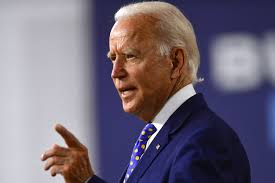
#> input picture GregsLights/resources/source/biden_left.jpeg, 275 x 183 px
$ python prepare_image.py ../../../../GregsLights/resources/source/biden_left.jpeg out.png
#> lines starting #> are read from the running program, lines starting #| are printed output that depends on the picture
"""Convert a downloaded character image into a display-ready RGBA PNG.

- scales to a target height (default 95 = grid height) with LANCZOS
- optional horizontal flip so the character faces LEFT
- makes the background transparent: pixels close to --bg (default black) and any
  near-black noise (max channel < --dark) become transparent, because the display
  lights near-black pixels as dim specks and skips only pure black

Usage:
  python prepare_image.py in.png out_left.png [--height 95] [--flip] [--bg 255,255,255] [--dark 30]
"""
import argparse

from PIL import Image

ap = argparse.ArgumentParser()
ap.add_argument("src")
ap.add_argument("dst")
ap.add_argument("--height", type=int, default=95)
ap.add_argument("--flip", action="store_true")
ap.add_argument("--bg", default="0,0,0", help="background colour to remove, r,g,b")
ap.add_argument("--bg-tol", type=int, default=40)
ap.add_argument("--dark", type=int, default=30)
a = ap.parse_args()

im = Image.open(a.src).convert("RGBA")
if im.height != a.height:
    im = im.resize((round(im.width * a.height / im.height), a.height), Image.LANCZOS)
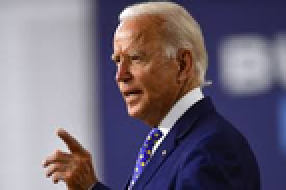
#> im: PIL image 143x95 RGBA (shown 2 times larger); mean R, G, B, A 113.6, 104.6, 120.6, 255
if a.flip:
    im = im.transpose(Image.FLIP_LEFT_RIGHT)

bg = tuple(int(v) for v in a.bg.split(","))
px = im.load()
for x in range(im.width):
    for y in range(im.height):
        r, g, b, al = px[x, y]
        near_bg = all(abs(c - t) <= a.bg_tol for c, t in zip((r, g, b), bg))
        if al < 128 or near_bg or max(r, g, b) < a.dark:
            px[x, y] = (0, 0, 0, 0)
        else:
            px[x, y] = (r, g, b, 255)
im.save(a.dst)
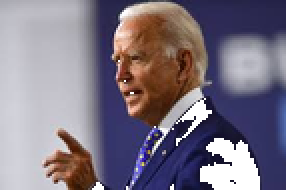
#> saved as out.png: PIL image 143x95 RGBA (shown 2 times larger); mean R, G, B, A 112.7, 103.8, 118.9, 241.9; transparent parts drawn white
print(f"wrote {a.dst} {im.size}")
#| wrote out.png (143, 95)

$ run again, on GregsLights/resources/source/trum_left.jpeg
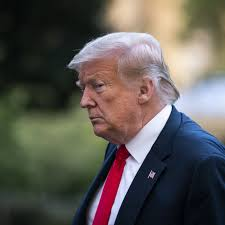
#> input picture GregsLights/resources/source/trum_left.jpeg, 225 x 225 px
#> `im = im.resize((round(im.width * a.height / im.height), a.height), Ima..`:
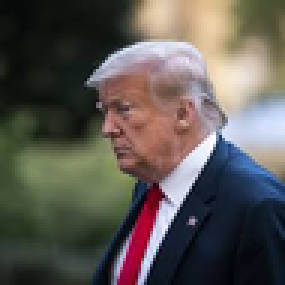
#> im: PIL image 95x95 RGBA (shown 3 times larger); mean R, G, B, A 93, 88.5, 83.7, 255
#> `im.save(a.dst)`:
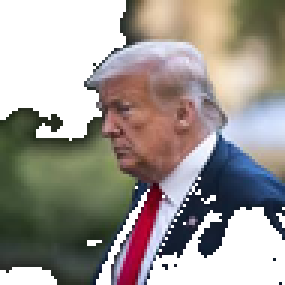
#> saved as out.png: PIL image 95x95 RGBA (shown 3 times larger); mean R, G, B, A 88.6, 82.7, 77.7, 185.3; transparent parts drawn white
#| wrote out.png (95, 95)
